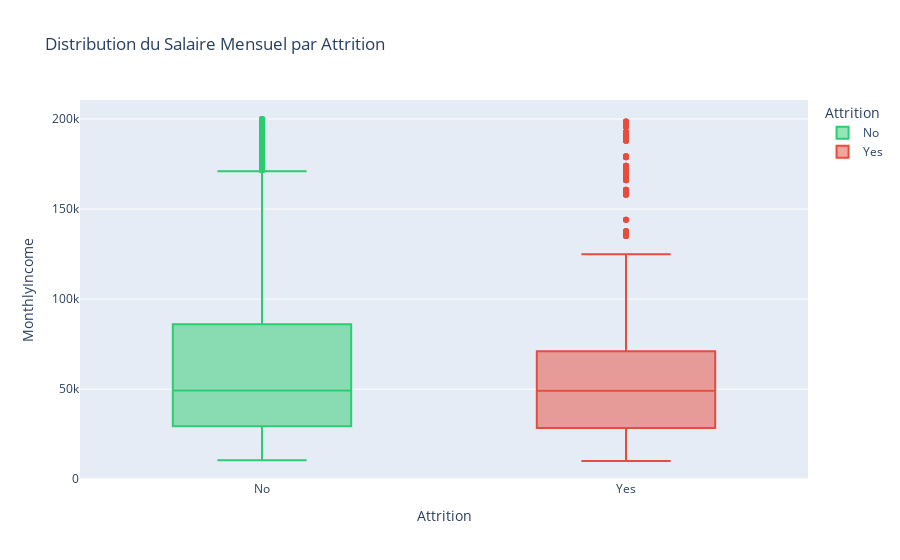

The notebook cell this image was saved under:
### Code cell
if 'MonthlyIncome' in df.columns:
    fig = px.box(df, x='Attrition', y='MonthlyIncome',
                 title='Distribution du Salaire Mensuel par Attrition',
                 color='Attrition',
                 color_discrete_map={'Yes': '#e74c3c', 'No': '#2ecc71'})
    fig.show()

### Figure 1 — Plotly figure (JSON) as saved in the notebook; plotly's stock layout.template omitted (floating-point values rounded to 4 significant figures; data arrays with more than 128 entries replaced by an {"elided": "..."} marker saying what was removed)
{"data": [{"alignmentgroup": "True", "hovertemplate": "Attrition=%{x}<br>MonthlyIncome=%{y}<extra></extra>", "legendgroup": "No", "marker": {"color": "#2ecc71"}, "name": "No", "notched": false, "offsetgroup": "No", "orientation": "v", "showlegend": true, "type": "box", "x": {"elided": "3699 str values"}, "x0": " ", "xaxis": "x", "y": {"elided": "3699 int values"}, "y0": " ", "yaxis": "y"}, {"alignmentgroup": "True", "hovertemplate": "Attrition=%{x}<br>MonthlyIncome=%{y}<extra></extra>", "legendgroup": "Yes", "marker": {"color": "#e74c3c"}, "name": "Yes", "notched": false, "offsetgroup": "Yes", "orientation": "v", "showlegend": true, "type": "box", "x": {"elided": "711 str values"}, "x0": " ", "xaxis": "x", "y": {"elided": "711 int values"}, "y0": " ", "yaxis": "y"}], "layout": {"boxmode": "overlay", "legend": {"title": {"text": "Attrition"}, "tracegroupgap": 0}, "title": {"text": "Distribution du Salaire Mensuel par Attrition"}, "xaxis": {"anchor": "y", "categoryarray": ["No", "Yes"], "categoryorder": "array", "domain": [0, 1], "title": {"text": "Attrition"}}, "yaxis": {"anchor": "x", "domain": [0, 1], "title": {"text": "MonthlyIncome"}}}}
